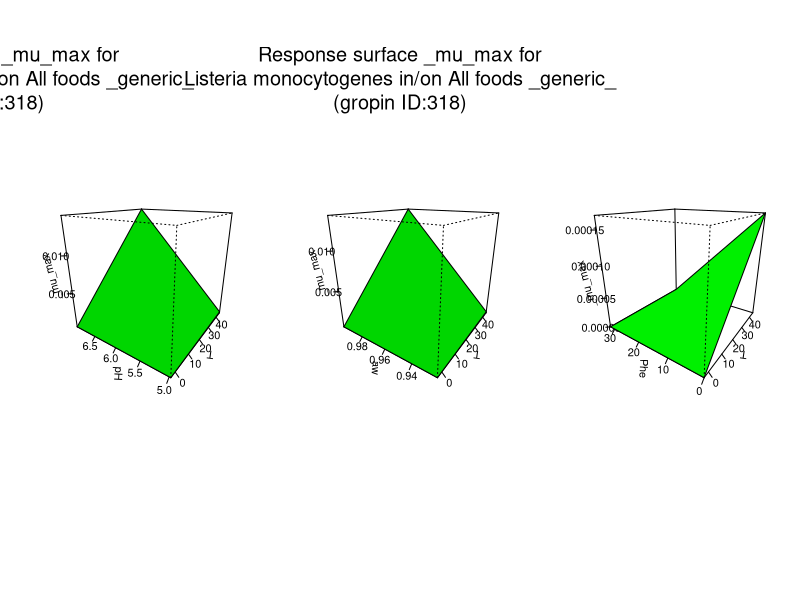

The R source for this figure:
#############################
# start of Parameter script
#############################
T <- seq(-2.83283,44.955044955045,length.out=2)
pH <- seq(4.97497,6.99300699300699,length.out=2)
aw <- seq(0.923923,0.999000999000999,length.out=2)
Phe <- seq(0,31.967032967033,length.out=2)
NaNO2 <- seq(0,348.651348651349,length.out=2)
CO2 <- seq(0,3136.76323676324,length.out=2)
Ac <- seq(0,1798.2017982018,length.out=2)
La <- seq(0,5229.77022977023,length.out=2)
Diac <- seq(0,749.250749250749,length.out=2)
#############################
# end of Parameter script
#############################
############################# 
# start of Model script Gropin ID 318 
#############################
 
# constant coefficients for this model
 
variables <- data.frame(T,pH,aw,Phe,NaNO2,CO2,Ac,La,Diac)
argumentsPar <- unique.data.frame(expand.grid(variables))
 
# heart of the model
response_surface <- function(T,pH,aw,Phe,NaNO2,CO2,Ac,La,Diac) {
   mumax <-0.419*(((T-(-2.83))^2)/((25-(-2.83))^2))*((aw-0.923)/(1-0.923))*(1-(10^(4.97-pH)))*(1-((La/(1+10^(pH-3.86)))/3.79))*((32-Phe)/32)*(((350-NaNO2)^2)/(350^2))*((3140-CO2)/3140)*(1-sqrt((Diac/(1+(10^(pH-4.8))))/4.8))*(1-sqrt((Ac/(1+(10^(pH-4.76))))/10.3))

	return(mumax=mumax)
} 

# output parameters
responseSurface <- cbind(argumentsPar,response_surface(argumentsPar['T'],argumentsPar['pH'],argumentsPar['aw'],argumentsPar['Phe'],argumentsPar['NaNO2'],argumentsPar['CO2'],argumentsPar['Ac'],argumentsPar['La'],argumentsPar['Diac']))
colnames(responseSurface) <- c(colnames(argumentsPar),'mumax')
#############################
# End of Model script
#############################
############################# 
# start of Visualisation script Gropin ID 318 
#############################
titleText <-'Response surface _mu_max for
Listeria monocytogenes in/on All foods _generic_
(gropin ID:318)'
argPar1 <- unique.data.frame(expand.grid(T,pH))
argPar2 <- unique.data.frame(expand.grid(T,aw))
argPar3 <- unique.data.frame(expand.grid(T,Phe))
z1 <- matrix(unlist(response_surface(T = argPar1[1],pH = argPar1[2],aw = aw[1],Phe = Phe[1],NaNO2 = NaNO2[1],CO2 = CO2[1],Ac = Ac[1],La = La[1],Diac = Diac[1])),nrow=2)
z2 <- matrix(unlist(response_surface(T = argPar2[1],aw = argPar2[2],pH = pH[1],Phe = Phe[1],NaNO2 = NaNO2[1],CO2 = CO2[1],Ac = Ac[1],La = La[1],Diac = Diac[1])),nrow=2)
z3 <- matrix(unlist(response_surface(T = argPar3[1],Phe = argPar3[2],pH = pH[1],aw = aw[1],NaNO2 = NaNO2[1],CO2 = CO2[1],Ac = Ac[1],La = La[1],Diac = Diac[1])),nrow=2)
# adding precaution if response surface is zero
myZLim1 <- range(z1)
if(myZLim1[1] == myZLim1[2]) myZLim1[2] <- myZLim1[2]+1
myZLim2 <- range(z2)
if(myZLim2[1] == myZLim2[2]) myZLim2[2] <- myZLim2[2]+1
myZLim3 <- range(z3)
if(myZLim3[1] == myZLim3[2]) myZLim3[2] <- myZLim3[2]+1
if(length(T)>1 & length(pH)>1 & length(aw)>1 & length(Phe)>1 & length(NaNO2)>1 & length(CO2)>1 & length(Ac)>1 & length(La)>1 & length(Diac)>1) {
	par(mfrow = c(1,3))
	persp(T,pH,z1,col = 'green',xlab='T',ylab='pH',zlab='_mu_max',zlim=myZLim1,theta=305,phi=20,shade=0.25,ticktype = 'detailed')
	persp(T,aw,z2,col = 'green',xlab='T',ylab='aw',zlab='_mu_max',zlim=myZLim2,theta=305,phi=20,shade=0.25,ticktype = 'detailed')
	persp(T,Phe,z3,col = 'green',xlab='T',ylab='Phe',zlab='_mu_max',zlim=myZLim3,theta=305,phi=20,shade=0.25,ticktype = 'detailed')
	mtext(titleText,outer=T,  cex=1.2, line=-8.5, side=3)
} else {
		myPars <- unique.data.frame(expand.grid(T,pH,aw,Phe,NaNO2,CO2,Ac,La,Diac))
		myZ <-matrix(unlist(response_surface(myPars[,1],myPars[,2],myPars[,3],myPars[,4],myPars[,5],myPars[,6],myPars[,7],myPars[,8],myPars[,9])),nrow=2)
		myZLim <- range(myZ)
if(myZLim[1] == myZLim[2]) myZLim[2] <- myZLim[2]+1
	if(length(aw)==1 & length(Phe)==1 & length(NaNO2)==1 & length(CO2)==1 & length(Ac)==1 & length(La)==1 & length(Diac)==1) {
		persp(T,pH,myZ,col = 'green',xlab='T',ylab='pH',zlab='_mu_max',main=titleText,sub=paste('other variable: aw =',round(aw,digits = 2), 'Phe =',round(Phe,digits = 2), 'NaNO2 =',round(NaNO2,digits = 2), 'CO2 =',round(CO2,digits = 2), 'Ac =',round(Ac,digits = 2), 'La =',round(La,digits = 2), 'Diac =',round(Diac,digits = 2)),zlim=myZLim,theta=305,phi=20,shade=0.25,ticktype = 'detailed')
	}
	if(length(pH)==1 & length(Phe)==1 & length(NaNO2)==1 & length(CO2)==1 & length(Ac)==1 & length(La)==1 & length(Diac)==1) {
		persp(T,aw,myZ,col = 'green',xlab='T',ylab='aw',zlab='_mu_max',main=titleText,sub=paste('other variable: pH =',round(pH,digits = 2), 'Phe =',round(Phe,digits = 2), 'NaNO2 =',round(NaNO2,digits = 2), 'CO2 =',round(CO2,digits = 2), 'Ac =',round(Ac,digits = 2), 'La =',round(La,digits = 2), 'Diac =',round(Diac,digits = 2)),zlim=myZLim,theta=305,phi=20,shade=0.25,ticktype = 'detailed')
	}
	if(length(pH)==1 & length(aw)==1 & length(NaNO2)==1 & length(CO2)==1 & length(Ac)==1 & length(La)==1 & length(Diac)==1) {
		persp(T,Phe,myZ,col = 'green',xlab='T',ylab='Phe',zlab='_mu_max',main=titleText,sub=paste('other variable: pH =',round(pH,digits = 2), 'aw =',round(aw,digits = 2), 'NaNO2 =',round(NaNO2,digits = 2), 'CO2 =',round(CO2,digits = 2), 'Ac =',round(Ac,digits = 2), 'La =',round(La,digits = 2), 'Diac =',round(Diac,digits = 2)),zlim=myZLim,theta=305,phi=20,shade=0.25,ticktype = 'detailed')
	}
	if(length(pH)==1 & length(aw)==1 & length(Phe)==1 & length(CO2)==1 & length(Ac)==1 & length(La)==1 & length(Diac)==1) {
		persp(T,NaNO2,myZ,col = 'green',xlab='T',ylab='NaNO2',zlab='_mu_max',main=titleText,sub=paste('other variable: pH =',round(pH,digits = 2), 'aw =',round(aw,digits = 2), 'Phe =',round(Phe,digits = 2), 'CO2 =',round(CO2,digits = 2), 'Ac =',round(Ac,digits = 2), 'La =',round(La,digits = 2), 'Diac =',round(Diac,digits = 2)),zlim=myZLim,theta=305,phi=20,shade=0.25,ticktype = 'detailed')
	}
	if(length(pH)==1 & length(aw)==1 & length(Phe)==1 & length(NaNO2)==1 & length(Ac)==1 & length(La)==1 & length(Diac)==1) {
		persp(T,CO2,myZ,col = 'green',xlab='T',ylab='CO2',zlab='_mu_max',main=titleText,sub=paste('other variable: pH =',round(pH,digits = 2), 'aw =',round(aw,digits = 2), 'Phe =',round(Phe,digits = 2), 'NaNO2 =',round(NaNO2,digits = 2), 'Ac =',round(Ac,digits = 2), 'La =',round(La,digits = 2), 'Diac =',round(Diac,digits = 2)),zlim=myZLim,theta=305,phi=20,shade=0.25,ticktype = 'detailed')
	}
	if(length(pH)==1 & length(aw)==1 & length(Phe)==1 & length(NaNO2)==1 & length(CO2)==1 & length(La)==1 & length(Diac)==1) {
		persp(T,Ac,myZ,col = 'green',xlab='T',ylab='Ac',zlab='_mu_max',main=titleText,sub=paste('other variable: pH =',round(pH,digits = 2), 'aw =',round(aw,digits = 2), 'Phe =',round(Phe,digits = 2), 'NaNO2 =',round(NaNO2,digits = 2), 'CO2 =',round(CO2,digits = 2), 'La =',round(La,digits = 2), 'Diac =',round(Diac,digits = 2)),zlim=myZLim,theta=305,phi=20,shade=0.25,ticktype = 'detailed')
	}
	if(length(pH)==1 & length(aw)==1 & length(Phe)==1 & length(NaNO2)==1 & length(CO2)==1 & length(Ac)==1 & length(Diac)==1) {
		persp(T,La,myZ,col = 'green',xlab='T',ylab='La',zlab='_mu_max',main=titleText,sub=paste('other variable: pH =',round(pH,digits = 2), 'aw =',round(aw,digits = 2), 'Phe =',round(Phe,digits = 2), 'NaNO2 =',round(NaNO2,digits = 2), 'CO2 =',round(CO2,digits = 2), 'Ac =',round(Ac,digits = 2), 'Diac =',round(Diac,digits = 2)),zlim=myZLim,theta=305,phi=20,shade=0.25,ticktype = 'detailed')
	}
	if(length(pH)==1 & length(aw)==1 & length(Phe)==1 & length(NaNO2)==1 & length(CO2)==1 & length(Ac)==1 & length(La)==1) {
		persp(T,Diac,myZ,col = 'green',xlab='T',ylab='Diac',zlab='_mu_max',main=titleText,sub=paste('other variable: pH =',round(pH,digits = 2), 'aw =',round(aw,digits = 2), 'Phe =',round(Phe,digits = 2), 'NaNO2 =',round(NaNO2,digits = 2), 'CO2 =',round(CO2,digits = 2), 'Ac =',round(Ac,digits = 2), 'La =',round(La,digits = 2)),zlim=myZLim,theta=305,phi=20,shade=0.25,ticktype = 'detailed')
	}
	if(length(T)==1 & length(Phe)==1 & length(NaNO2)==1 & length(CO2)==1 & length(Ac)==1 & length(La)==1 & length(Diac)==1) {
		persp(pH,aw,myZ,col = 'green',xlab='pH',ylab='aw',zlab='_mu_max',main=titleText,sub=paste('other variable: T =',round(T,digits = 2), 'Phe =',round(Phe,digits = 2), 'NaNO2 =',round(NaNO2,digits = 2), 'CO2 =',round(CO2,digits = 2), 'Ac =',round(Ac,digits = 2), 'La =',round(La,digits = 2), 'Diac =',round(Diac,digits = 2)),zlim=myZLim,theta=305,phi=20,shade=0.25,ticktype = 'detailed')
	}
	if(length(T)==1 & length(aw)==1 & length(NaNO2)==1 & length(CO2)==1 & length(Ac)==1 & length(La)==1 & length(Diac)==1) {
		persp(pH,Phe,myZ,col = 'green',xlab='pH',ylab='Phe',zlab='_mu_max',main=titleText,sub=paste('other variable: T =',round(T,digits = 2), 'aw =',round(aw,digits = 2), 'NaNO2 =',round(NaNO2,digits = 2), 'CO2 =',round(CO2,digits = 2), 'Ac =',round(Ac,digits = 2), 'La =',round(La,digits = 2), 'Diac =',round(Diac,digits = 2)),zlim=myZLim,theta=305,phi=20,shade=0.25,ticktype = 'detailed')
	}
	if(length(T)==1 & length(aw)==1 & length(Phe)==1 & length(CO2)==1 & length(Ac)==1 & length(La)==1 & length(Diac)==1) {
		persp(pH,NaNO2,myZ,col = 'green',xlab='pH',ylab='NaNO2',zlab='_mu_max',main=titleText,sub=paste('other variable: T =',round(T,digits = 2), 'aw =',round(aw,digits = 2), 'Phe =',round(Phe,digits = 2), 'CO2 =',round(CO2,digits = 2), 'Ac =',round(Ac,digits = 2), 'La =',round(La,digits = 2), 'Diac =',round(Diac,digits = 2)),zlim=myZLim,theta=305,phi=20,shade=0.25,ticktype = 'detailed')
	}
	if(length(T)==1 & length(aw)==1 & length(Phe)==1 & length(NaNO2)==1 & length(Ac)==1 & length(La)==1 & length(Diac)==1) {
		persp(pH,CO2,myZ,col = 'green',xlab='pH',ylab='CO2',zlab='_mu_max',main=titleText,sub=paste('other variable: T =',round(T,digits = 2), 'aw =',round(aw,digits = 2), 'Phe =',round(Phe,digits = 2), 'NaNO2 =',round(NaNO2,digits = 2), 'Ac =',round(Ac,digits = 2), 'La =',round(La,digits = 2), 'Diac =',round(Diac,digits = 2)),zlim=myZLim,theta=305,phi=20,shade=0.25,ticktype = 'detailed')
	}
	if(length(T)==1 & length(aw)==1 & length(Phe)==1 & length(NaNO2)==1 & length(CO2)==1 & length(La)==1 & length(Diac)==1) {
		persp(pH,Ac,myZ,col = 'green',xlab='pH',ylab='Ac',zlab='_mu_max',main=titleText,sub=paste('other variable: T =',round(T,digits = 2), 'aw =',round(aw,digits = 2), 'Phe =',round(Phe,digits = 2), 'NaNO2 =',round(NaNO2,digits = 2), 'CO2 =',round(CO2,digits = 2), 'La =',round(La,digits = 2), 'Diac =',round(Diac,digits = 2)),zlim=myZLim,theta=305,phi=20,shade=0.25,ticktype = 'detailed')
	}
	if(length(T)==1 & length(aw)==1 & length(Phe)==1 & length(NaNO2)==1 & length(CO2)==1 & length(Ac)==1 & length(Diac)==1) {
		persp(pH,La,myZ,col = 'green',xlab='pH',ylab='La',zlab='_mu_max',main=titleText,sub=paste('other variable: T =',round(T,digits = 2), 'aw =',round(aw,digits = 2), 'Phe =',round(Phe,digits = 2), 'NaNO2 =',round(NaNO2,digits = 2), 'CO2 =',round(CO2,digits = 2), 'Ac =',round(Ac,digits = 2), 'Diac =',round(Diac,digits = 2)),zlim=myZLim,theta=305,phi=20,shade=0.25,ticktype = 'detailed')
	}
	if(length(T)==1 & length(aw)==1 & length(Phe)==1 & length(NaNO2)==1 & length(CO2)==1 & length(Ac)==1 & length(La)==1) {
		persp(pH,Diac,myZ,col = 'green',xlab='pH',ylab='Diac',zlab='_mu_max',main=titleText,sub=paste('other variable: T =',round(T,digits = 2), 'aw =',round(aw,digits = 2), 'Phe =',round(Phe,digits = 2), 'NaNO2 =',round(NaNO2,digits = 2), 'CO2 =',round(CO2,digits = 2), 'Ac =',round(Ac,digits = 2), 'La =',round(La,digits = 2)),zlim=myZLim,theta=305,phi=20,shade=0.25,ticktype = 'detailed')
	}
	if(length(T)==1 & length(pH)==1 & length(NaNO2)==1 & length(CO2)==1 & length(Ac)==1 & length(La)==1 & length(Diac)==1) {
		persp(aw,Phe,myZ,col = 'green',xlab='aw',ylab='Phe',zlab='_mu_max',main=titleText,sub=paste('other variable: T =',round(T,digits = 2), 'pH =',round(pH,digits = 2), 'NaNO2 =',round(NaNO2,digits = 2), 'CO2 =',round(CO2,digits = 2), 'Ac =',round(Ac,digits = 2), 'La =',round(La,digits = 2), 'Diac =',round(Diac,digits = 2)),zlim=myZLim,theta=305,phi=20,shade=0.25,ticktype = 'detailed')
	}
	if(length(T)==1 & length(pH)==1 & length(Phe)==1 & length(CO2)==1 & length(Ac)==1 & length(La)==1 & length(Diac)==1) {
		persp(aw,NaNO2,myZ,col = 'green',xlab='aw',ylab='NaNO2',zlab='_mu_max',main=titleText,sub=paste('other variable: T =',round(T,digits = 2), 'pH =',round(pH,digits = 2), 'Phe =',round(Phe,digits = 2), 'CO2 =',round(CO2,digits = 2), 'Ac =',round(Ac,digits = 2), 'La =',round(La,digits = 2), 'Diac =',round(Diac,digits = 2)),zlim=myZLim,theta=305,phi=20,shade=0.25,ticktype = 'detailed')
	}
	if(length(T)==1 & length(pH)==1 & length(Phe)==1 & length(NaNO2)==1 & length(Ac)==1 & length(La)==1 & length(Diac)==1) {
		persp(aw,CO2,myZ,col = 'green',xlab='aw',ylab='CO2',zlab='_mu_max',main=titleText,sub=paste('other variable: T =',round(T,digits = 2), 'pH =',round(pH,digits = 2), 'Phe =',round(Phe,digits = 2), 'NaNO2 =',round(NaNO2,digits = 2), 'Ac =',round(Ac,digits = 2), 'La =',round(La,digits = 2), 'Diac =',round(Diac,digits = 2)),zlim=myZLim,theta=305,phi=20,shade=0.25,ticktype = 'detailed')
	}
	if(length(T)==1 & length(pH)==1 & length(Phe)==1 & length(NaNO2)==1 & length(CO2)==1 & length(La)==1 & length(Diac)==1) {
		persp(aw,Ac,myZ,col = 'green',xlab='aw',ylab='Ac',zlab='_mu_max',main=titleText,sub=paste('other variable: T =',round(T,digits = 2), 'pH =',round(pH,digits = 2), 'Phe =',round(Phe,digits = 2), 'NaNO2 =',round(NaNO2,digits = 2), 'CO2 =',round(CO2,digits = 2), 'La =',round(La,digits = 2), 'Diac =',round(Diac,digits = 2)),zlim=myZLim,theta=305,phi=20,shade=0.25,ticktype = 'detailed')
	}
	if(length(T)==1 & length(pH)==1 & length(Phe)==1 & length(NaNO2)==1 & length(CO2)==1 & length(Ac)==1 & length(Diac)==1) {
		persp(aw,La,myZ,col = 'green',xlab='aw',ylab='La',zlab='_mu_max',main=titleText,sub=paste('other variable: T =',round(T,digits = 2), 'pH =',round(pH,digits = 2), 'Phe =',round(Phe,digits = 2), 'NaNO2 =',round(NaNO2,digits = 2), 'CO2 =',round(CO2,digits = 2), 'Ac =',round(Ac,digits = 2), 'Diac =',round(Diac,digits = 2)),zlim=myZLim,theta=305,phi=20,shade=0.25,ticktype = 'detailed')
	}
	if(length(T)==1 & length(pH)==1 & length(Phe)==1 & length(NaNO2)==1 & length(CO2)==1 & length(Ac)==1 & length(La)==1) {
		persp(aw,Diac,myZ,col = 'green',xlab='aw',ylab='Diac',zlab='_mu_max',main=titleText,sub=paste('other variable: T =',round(T,digits = 2), 'pH =',round(pH,digits = 2), 'Phe =',round(Phe,digits = 2), 'NaNO2 =',round(NaNO2,digits = 2), 'CO2 =',round(CO2,digits = 2), 'Ac =',round(Ac,digits = 2), 'La =',round(La,digits = 2)),zlim=myZLim,theta=305,phi=20,shade=0.25,ticktype = 'detailed')
	}
	if(length(T)==1 & length(pH)==1 & length(aw)==1 & length(CO2)==1 & length(Ac)==1 & length(La)==1 & length(Diac)==1) {
		persp(Phe,NaNO2,myZ,col = 'green',xlab='Phe',ylab='NaNO2',zlab='_mu_max',main=titleText,sub=paste('other variable: T =',round(T,digits = 2), 'pH =',round(pH,digits = 2), 'aw =',round(aw,digits = 2), 'CO2 =',round(CO2,digits = 2), 'Ac =',round(Ac,digits = 2), 'La =',round(La,digits = 2), 'Diac =',round(Diac,digits = 2)),zlim=myZLim,theta=305,phi=20,shade=0.25,ticktype = 'detailed')
	}
	if(length(T)==1 & length(pH)==1 & length(aw)==1 & length(NaNO2)==1 & length(Ac)==1 & length(La)==1 & length(Diac)==1) {
		persp(Phe,CO2,myZ,col = 'green',xlab='Phe',ylab='CO2',zlab='_mu_max',main=titleText,sub=paste('other variable: T =',round(T,digits = 2), 'pH =',round(pH,digits = 2), 'aw =',round(aw,digits = 2), 'NaNO2 =',round(NaNO2,digits = 2), 'Ac =',round(Ac,digits = 2), 'La =',round(La,digits = 2), 'Diac =',round(Diac,digits = 2)),zlim=myZLim,theta=305,phi=20,shade=0.25,ticktype = 'detailed')
	}
	if(length(T)==1 & length(pH)==1 & length(aw)==1 & length(NaNO2)==1 & length(CO2)==1 & length(La)==1 & length(Diac)==1) {
		persp(Phe,Ac,myZ,col = 'green',xlab='Phe',ylab='Ac',zlab='_mu_max',main=titleText,sub=paste('other variable: T =',round(T,digits = 2), 'pH =',round(pH,digits = 2), 'aw =',round(aw,digits = 2), 'NaNO2 =',round(NaNO2,digits = 2), 'CO2 =',round(CO2,digits = 2), 'La =',round(La,digits = 2), 'Diac =',round(Diac,digits = 2)),zlim=myZLim,theta=305,phi=20,shade=0.25,ticktype = 'detailed')
	}
	if(length(T)==1 & length(pH)==1 & length(aw)==1 & length(NaNO2)==1 & length(CO2)==1 & length(Ac)==1 & length(Diac)==1) {
		persp(Phe,La,myZ,col = 'green',xlab='Phe',ylab='La',zlab='_mu_max',main=titleText,sub=paste('other variable: T =',round(T,digits = 2), 'pH =',round(pH,digits = 2), 'aw =',round(aw,digits = 2), 'NaNO2 =',round(NaNO2,digits = 2), 'CO2 =',round(CO2,digits = 2), 'Ac =',round(Ac,digits = 2), 'Diac =',round(Diac,digits = 2)),zlim=myZLim,theta=305,phi=20,shade=0.25,ticktype = 'detailed')
	}
	if(length(T)==1 & length(pH)==1 & length(aw)==1 & length(NaNO2)==1 & length(CO2)==1 & length(Ac)==1 & length(La)==1) {
		persp(Phe,Diac,myZ,col = 'green',xlab='Phe',ylab='Diac',zlab='_mu_max',main=titleText,sub=paste('other variable: T =',round(T,digits = 2), 'pH =',round(pH,digits = 2), 'aw =',round(aw,digits = 2), 'NaNO2 =',round(NaNO2,digits = 2), 'CO2 =',round(CO2,digits = 2), 'Ac =',round(Ac,digits = 2), 'La =',round(La,digits = 2)),zlim=myZLim,theta=305,phi=20,shade=0.25,ticktype = 'detailed')
	}
	if(length(T)==1 & length(pH)==1 & length(aw)==1 & length(Phe)==1 & length(Ac)==1 & length(La)==1 & length(Diac)==1) {
		persp(NaNO2,CO2,myZ,col = 'green',xlab='NaNO2',ylab='CO2',zlab='_mu_max',main=titleText,sub=paste('other variable: T =',round(T,digits = 2), 'pH =',round(pH,digits = 2), 'aw =',round(aw,digits = 2), 'Phe =',round(Phe,digits = 2), 'Ac =',round(Ac,digits = 2), 'La =',round(La,digits = 2), 'Diac =',round(Diac,digits = 2)),zlim=myZLim,theta=305,phi=20,shade=0.25,ticktype = 'detailed')
	}
	if(length(T)==1 & length(pH)==1 & length(aw)==1 & length(Phe)==1 & length(CO2)==1 & length(La)==1 & length(Diac)==1) {
		persp(NaNO2,Ac,myZ,col = 'green',xlab='NaNO2',ylab='Ac',zlab='_mu_max',main=titleText,sub=paste('other variable: T =',round(T,digits = 2), 'pH =',round(pH,digits = 2), 'aw =',round(aw,digits = 2), 'Phe =',round(Phe,digits = 2), 'CO2 =',round(CO2,digits = 2), 'La =',round(La,digits = 2), 'Diac =',round(Diac,digits = 2)),zlim=myZLim,theta=305,phi=20,shade=0.25,ticktype = 'detailed')
	}
	if(length(T)==1 & length(pH)==1 & length(aw)==1 & length(Phe)==1 & length(CO2)==1 & length(Ac)==1 & length(Diac)==1) {
		persp(NaNO2,La,myZ,col = 'green',xlab='NaNO2',ylab='La',zlab='_mu_max',main=titleText,sub=paste('other variable: T =',round(T,digits = 2), 'pH =',round(pH,digits = 2), 'aw =',round(aw,digits = 2), 'Phe =',round(Phe,digits = 2), 'CO2 =',round(CO2,digits = 2), 'Ac =',round(Ac,digits = 2), 'Diac =',round(Diac,digits = 2)),zlim=myZLim,theta=305,phi=20,shade=0.25,ticktype = 'detailed')
	}
	if(length(T)==1 & length(pH)==1 & length(aw)==1 & length(Phe)==1 & length(CO2)==1 & length(Ac)==1 & length(La)==1) {
		persp(NaNO2,Diac,myZ,col = 'green',xlab='NaNO2',ylab='Diac',zlab='_mu_max',main=titleText,sub=paste('other variable: T =',round(T,digits = 2), 'pH =',round(pH,digits = 2), 'aw =',round(aw,digits = 2), 'Phe =',round(Phe,digits = 2), 'CO2 =',round(CO2,digits = 2), 'Ac =',round(Ac,digits = 2), 'La =',round(La,digits = 2)),zlim=myZLim,theta=305,phi=20,shade=0.25,ticktype = 'detailed')
	}
	if(length(T)==1 & length(pH)==1 & length(aw)==1 & length(Phe)==1 & length(NaNO2)==1 & length(La)==1 & length(Diac)==1) {
		persp(CO2,Ac,myZ,col = 'green',xlab='CO2',ylab='Ac',zlab='_mu_max',main=titleText,sub=paste('other variable: T =',round(T,digits = 2), 'pH =',round(pH,digits = 2), 'aw =',round(aw,digits = 2), 'Phe =',round(Phe,digits = 2), 'NaNO2 =',round(NaNO2,digits = 2), 'La =',round(La,digits = 2), 'Diac =',round(Diac,digits = 2)),zlim=myZLim,theta=305,phi=20,shade=0.25,ticktype = 'detailed')
	}
	if(length(T)==1 & length(pH)==1 & length(aw)==1 & length(Phe)==1 & length(NaNO2)==1 & length(Ac)==1 & length(Diac)==1) {
		persp(CO2,La,myZ,col = 'green',xlab='CO2',ylab='La',zlab='_mu_max',main=titleText,sub=paste('other variable: T =',round(T,digits = 2), 'pH =',round(pH,digits = 2), 'aw =',round(aw,digits = 2), 'Phe =',round(Phe,digits = 2), 'NaNO2 =',round(NaNO2,digits = 2), 'Ac =',round(Ac,digits = 2), 'Diac =',round(Diac,digits = 2)),zlim=myZLim,theta=305,phi=20,shade=0.25,ticktype = 'detailed')
	}
	if(length(T)==1 & length(pH)==1 & length(aw)==1 & length(Phe)==1 & length(NaNO2)==1 & length(Ac)==1 & length(La)==1) {
		persp(CO2,Diac,myZ,col = 'green',xlab='CO2',ylab='Diac',zlab='_mu_max',main=titleText,sub=paste('other variable: T =',round(T,digits = 2), 'pH =',round(pH,digits = 2), 'aw =',round(aw,digits = 2), 'Phe =',round(Phe,digits = 2), 'NaNO2 =',round(NaNO2,digits = 2), 'Ac =',round(Ac,digits = 2), 'La =',round(La,digits = 2)),zlim=myZLim,theta=305,phi=20,shade=0.25,ticktype = 'detailed')
	}
	if(length(T)==1 & length(pH)==1 & length(aw)==1 & length(Phe)==1 & length(NaNO2)==1 & length(CO2)==1 & length(Diac)==1) {
		persp(Ac,La,myZ,col = 'green',xlab='Ac',ylab='La',zlab='_mu_max',main=titleText,sub=paste('other variable: T =',round(T,digits = 2), 'pH =',round(pH,digits = 2), 'aw =',round(aw,digits = 2), 'Phe =',round(Phe,digits = 2), 'NaNO2 =',round(NaNO2,digits = 2), 'CO2 =',round(CO2,digits = 2), 'Diac =',round(Diac,digits = 2)),zlim=myZLim,theta=305,phi=20,shade=0.25,ticktype = 'detailed')
	}
	if(length(T)==1 & length(pH)==1 & length(aw)==1 & length(Phe)==1 & length(NaNO2)==1 & length(CO2)==1 & length(La)==1) {
		persp(Ac,Diac,myZ,col = 'green',xlab='Ac',ylab='Diac',zlab='_mu_max',main=titleText,sub=paste('other variable: T =',round(T,digits = 2), 'pH =',round(pH,digits = 2), 'aw =',round(aw,digits = 2), 'Phe =',round(Phe,digits = 2), 'NaNO2 =',round(NaNO2,digits = 2), 'CO2 =',round(CO2,digits = 2), 'La =',round(La,digits = 2)),zlim=myZLim,theta=305,phi=20,shade=0.25,ticktype = 'detailed')
	}
	if(length(T)==1 & length(pH)==1 & length(aw)==1 & length(Phe)==1 & length(NaNO2)==1 & length(CO2)==1 & length(Ac)==1) {
		persp(La,Diac,myZ,col = 'green',xlab='La',ylab='Diac',zlab='_mu_max',main=titleText,sub=paste('other variable: T =',round(T,digits = 2), 'pH =',round(pH,digits = 2), 'aw =',round(aw,digits = 2), 'Phe =',round(Phe,digits = 2), 'NaNO2 =',round(NaNO2,digits = 2), 'CO2 =',round(CO2,digits = 2), 'Ac =',round(Ac,digits = 2)),zlim=myZLim,theta=305,phi=20,shade=0.25,ticktype = 'detailed')
	}
}
#############################
# End of Visualisation script
#############################
